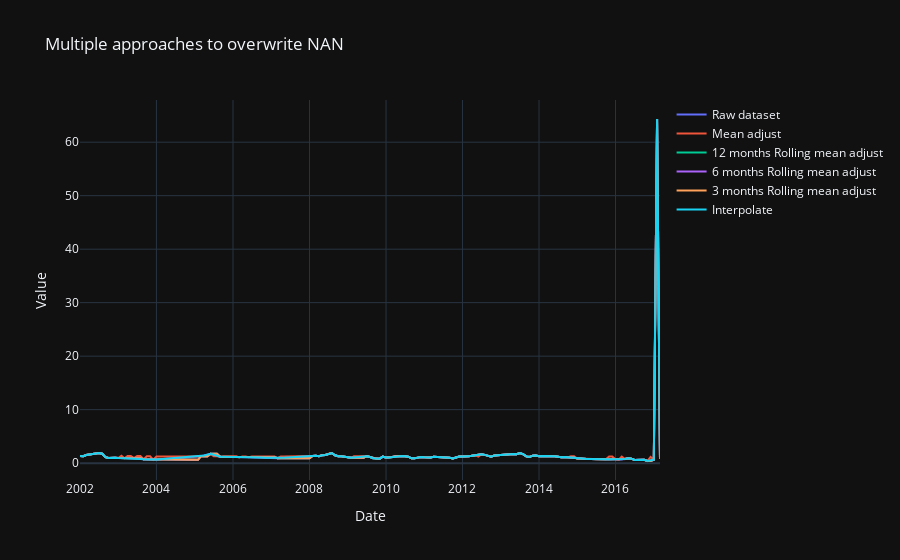

The notebook cell this image was saved under:
### Code cell
fig = go.Figure()

# Adicionar traços para cada DataFrame
fig.add_trace(go.Scatter(x=dataframe_to_adjust['date'], y=dataframe_to_adjust['usdprice'], mode='lines', name='Raw dataset'))
fig.add_trace(go.Scatter(x=dataframe_adjusted_mean['date'], y=dataframe_adjusted_mean['usdprice'], mode='lines', name='Mean adjust'))
fig.add_trace(go.Scatter(x=dataframe_adjusted_rolling_12_months['date'], y=dataframe_adjusted_rolling_12_months['usdprice'], mode='lines', name='12 months Rolling mean adjust'))
fig.add_trace(go.Scatter(x=dataframe_adjusted_rolling_6_months['date'], y=dataframe_adjusted_rolling_6_months['usdprice'], mode='lines', name='6 months Rolling mean adjust'))
fig.add_trace(go.Scatter(x=dataframe_adjusted_rolling_3_months['date'], y=dataframe_adjusted_rolling_3_months['usdprice'], mode='lines', name='3 months Rolling mean adjust'))
fig.add_trace(go.Scatter(x=dataframe_adjusted_interpolate['date'], y=dataframe_adjusted_interpolate['usdprice'], mode='lines', name='Interpolate'))
# Adicionar título e rótulos dos eixos
fig.update_layout(title='Multiple approaches to overwrite NAN',
                  xaxis_title='Date',
                  yaxis_title='Value')

# Mostrar o gráfico
fig.show()

### Figure 1 — Plotly figure (JSON) as saved in the notebook; plotly's stock layout.template omitted (floating-point values rounded to 4 significant figures; data arrays with more than 128 entries replaced by an {"elided": "..."} marker saying what was removed)
{"data": [{"mode": "lines", "name": "Raw dataset", "x": ["2002-01-01T00:00:00", "2002-02-01T00:00:00", "2002-03-01T00:00:00", "2002-04-01T00:00:00", "2002-05-01T00:00:00", "2002-06-01T00:00:00", "2002-07-01T00:00:00", "2002-08-01T00:00:00", "2002-09-01T00:00:00", "2002-10-01T00:00:00", "2002-11-01T00:00:00", "2002-12-01T00:00:00", "2003-01-01T00:00:00", "2003-03-01T00:00:00", "2003-06-01T00:00:00", "2003-09-01T00:00:00", "2003-12-01T00:00:00", "2005-03-01T00:00:00", "2005-06-01T00:00:00", "2005-09-01T00:00:00", "2005-12-01T00:00:00", "2006-03-01T00:00:00", "2006-06-01T00:00:00", "2007-03-01T00:00:00", "2008-02-01T00:00:00", "2008-03-01T00:00:00", "2008-04-01T00:00:00", "2008-05-01T00:00:00", "2008-06-01T00:00:00", "2008-07-01T00:00:00", "2008-08-01T00:00:00", "2008-09-01T00:00:00", "2008-10-01T00:00:00", "2008-11-01T00:00:00", "2008-12-01T00:00:00", "2009-01-01T00:00:00", "2009-02-01T00:00:00", "2009-07-01T00:00:00", "2009-08-01T00:00:00", "2009-09-01T00:00:00", "2009-10-01T00:00:00", "2009-11-01T00:00:00", "2009-12-01T00:00:00", "2010-01-01T00:00:00", "2010-02-01T00:00:00", "2010-03-01T00:00:00", "2010-04-01T00:00:00", "2010-05-01T00:00:00", "2010-06-01T00:00:00", "2010-07-01T00:00:00", "2010-08-01T00:00:00", "2010-09-01T00:00:00", "2010-10-01T00:00:00", "2010-11-01T00:00:00", "2010-12-01T00:00:00", "2011-01-01T00:00:00", "2011-02-01T00:00:00", "2011-03-01T00:00:00", "2011-04-01T00:00:00", "2011-05-01T00:00:00", "2011-06-01T00:00:00", "2011-07-01T00:00:00", "2011-08-01T00:00:00", "2011-09-01T00:00:00", "2011-10-01T00:00:00", "2011-11-01T00:00:00", "2011-12-01T00:00:00", "2012-01-01T00:00:00", "2012-02-01T00:00:00", "2012-03-01T00:00:00", "2012-04-01T00:00:00", "2012-05-01T00:00:00", "2012-07-01T00:00:00", "2012-08-01T00:00:00", "2012-09-01T00:00:00", "2012-10-01T00:00:00", "2012-11-01T00:00:00", "2012-12-01T00:00:00", "2013-01-01T00:00:00", "2013-02-01T00:00:00", "2013-03-01T00:00:00", "2013-04-01T00:00:00", "2013-05-01T00:00:00", "2013-06-01T00:00:00", "2013-07-01T00:00:00", "2013-08-01T00:00:00", "2013-09-01T00:00:00", "2013-10-01T00:00:00", "2013-11-01T00:00:00", "2013-12-01T00:00:00", "2014-01-01T00:00:00", "2014-02-01T00:00:00", "2014-03-01T00:00:00", "2014-04-01T00:00:00", "2014-05-01T00:00:00", "2014-06-01T00:00:00", "2014-07-01T00:00:00", "2014-08-01T00:00:00", "2014-09-01T00:00:00", "2014-10-01T00:00:00", "2015-01-01T00:00:00", "2015-02-01T00:00:00", "2015-03-01T00:00:00", "2015-04-01T00:00:00", "2015-05-01T00:00:00", "2015-06-01T00:00:00", "2015-07-01T00:00:00", "2015-08-01T00:00:00", "2015-09-01T00:00:00", "2015-10-01T00:00:00", "2016-01-01T00:00:00", "2016-02-01T00:00:00", "2016-04-01T00:00:00", "2016-05-01T00:00:00", "2016-06-01T00:00:00", "2016-07-01T00:00:00", "2016-08-01T00:00:00", "2016-09-01T00:00:00", "2016-10-01T00:00:00", "2016-11-01T00:00:00", "2017-01-01T00:00:00", "2017-02-01T00:00:00", "2017-03-01T00:00:00"], "y": [1.325, 1.297, 1.516, 1.621, 1.681, 1.839, 1.906, 1.752, 1.128, 0.9524, 1.029, 0.9962, 0.9508, 0.9227, 0.9315, 0.7175, 0.6294, 1.302, 1.735, 1.183, 1.174, 1.07, 1.121, 0.9208, 1.357, 1.393, 1.282, 1.496, 1.519, 1.758, 1.898, 1.478, 1.278, 1.291, 1.181, 1.008, 0.9948, 1.304, 1.145, 0.8843, 0.8476, 0.8373, 1.208, 1.065, 1.075, 1.132, 1.265, 1.229, 1.312, 1.296, 1.205, 0.906, 0.8949, 1.031, 1.16, 1.085, 1.022, 1.058, 1.202, 1.171, 1.15, 1.199, 1.138, 1.001, 0.8902, 1.077, 1.227, 1.249, 1.211, 1.266, 1.378, 1.475, 1.66, 1.549, 1.311, 1.187, 1.443, 1.503, 1.47, 1.491, 1.568, 1.664, 1.703, 1.664, 1.883, 1.677, 1.256, 1.166, 1.403, 1.408, 1.288, 1.316, 1.326, 1.28, 1.27, 1.304, 1.195, 1.081, 1.133, 1.062, 0.8507, 0.8649, 0.779, 0.7588, 0.7717, 0.7893, 0.729, 0.7462, 0.754, 0.7188, 0.7199, 0.6245, 0.7588, 0.9036, 0.8446, 0.599, 0.6112, 0.6049, 0.6194, 0.4, 0.6325, 64.33, 0.7898], "type": "scatter"}, {"mode": "lines", "name": "Mean adjust", "x": {"elided": "183 str values"}, "y": {"elided": "183 float values"}, "type": "scatter"}, {"mode": "lines", "name": "12 months Rolling mean adjust", "x": {"elided": "183 str values"}, "y": {"elided": "183 float values"}, "type": "scatter"}, {"mode": "lines", "name": "6 months Rolling mean adjust", "x": {"elided": "183 str values"}, "y": {"elided": "183 float values"}, "type": "scatter"}, {"mode": "lines", "name": "3 months Rolling mean adjust", "x": {"elided": "183 str values"}, "y": {"elided": "183 float values"}, "type": "scatter"}, {"mode": "lines", "name": "Interpolate", "x": {"elided": "183 str values"}, "y": {"elided": "183 float values"}, "type": "scatter"}], "layout": {"title": {"text": "Multiple approaches to overwrite NAN"}, "xaxis": {"title": {"text": "Date"}}, "yaxis": {"title": {"text": "Value"}}}}
